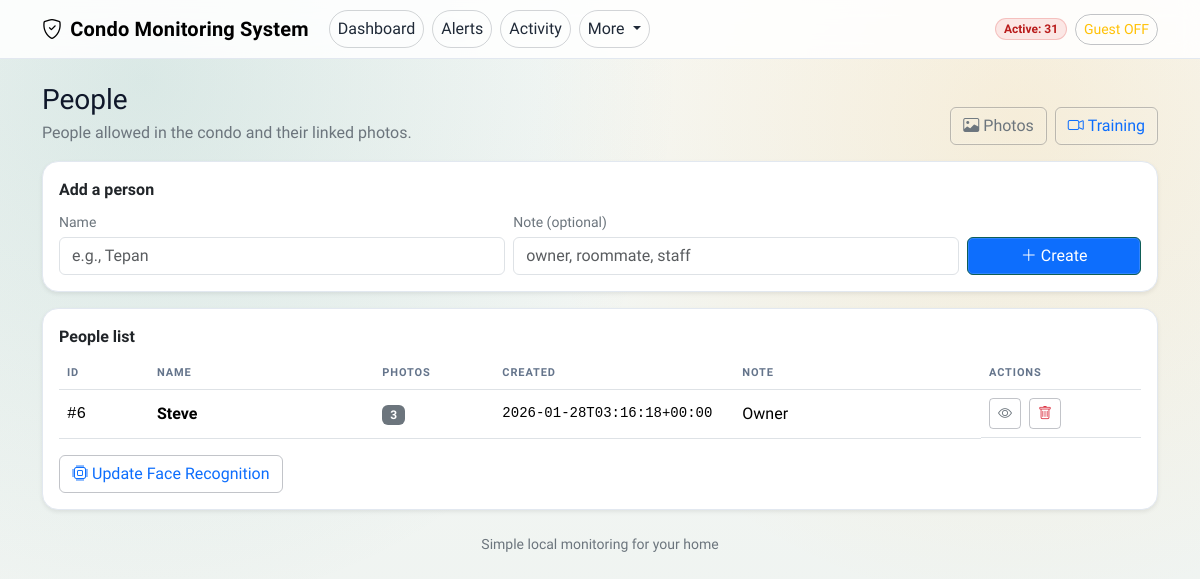
The app's page /faces, older data.
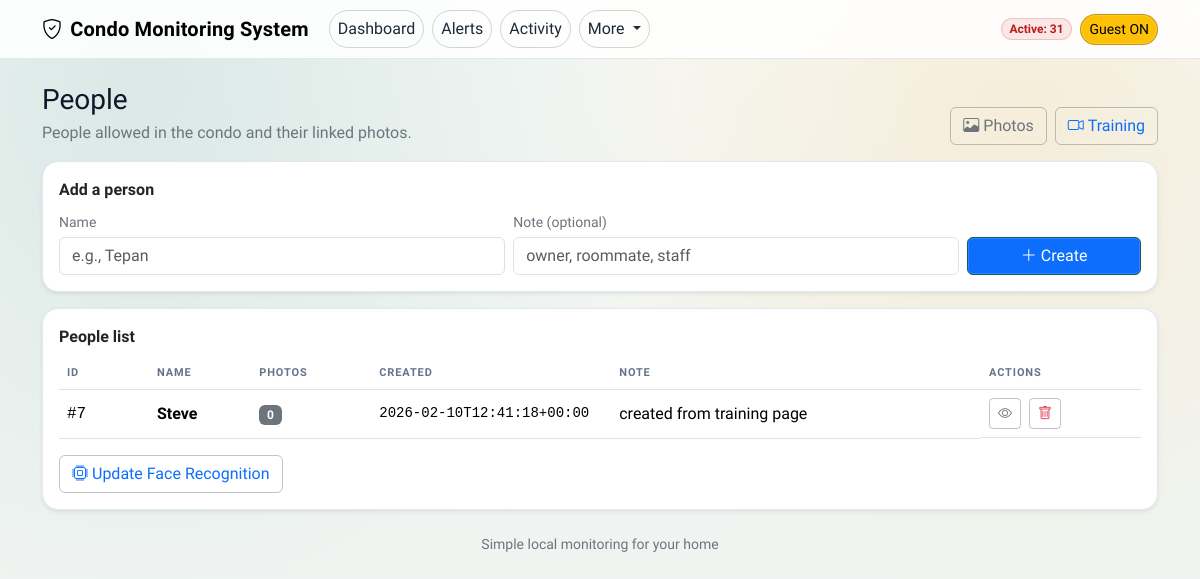
The same page, newer data.
### tables this page shows
CREATE TABLE faces (
        id INTEGER PRIMARY KEY AUTOINCREMENT,
        name TEXT NOT NULL,
        is_authorized INTEGER NOT NULL DEFAULT 1,
        created_ts TEXT NOT NULL,
        note TEXT
    );

### pi/app.py (the view)
@app.get("/faces")
def faces():
    rows = list_faces()
    return render_template("faces.html", faces=rows)

### pi/app.py (called while the page is built)
@app.context_processor
def inject_globals():
    return {
        "guest_mode": get_guest_mode(),
        "active_alert_count": count_active_alerts(),
    }

### pi/db.py (called while the page is built)
def get_conn() -> sqlite3.Connection:
    os.makedirs(os.path.dirname(DB_PATH), exist_ok=True)
    conn = sqlite3.connect(DB_PATH, check_same_thread=False)
    conn.row_factory = sqlite3.Row
    return conn

def count_active_alerts() -> int:
    conn = get_conn()
    cur = conn.cursor()
    cur.execute("SELECT COUNT(*) as c FROM alerts WHERE status='ACTIVE';")
    c = int(cur.fetchone()["c"])
    conn.close()
    return c

def get_setting(key: str, default: str = "") -> str:
    conn = get_conn()
    cur = conn.cursor()
    cur.execute("SELECT value FROM settings WHERE key = ?", (key,))
    row = cur.fetchone()
    conn.close()
    return str(row["value"]) if row else default

def get_guest_mode() -> bool:
    return get_setting("guest_mode", "0") == "1"

def list_faces():
    conn = get_conn()
    cur = conn.cursor()
    cur.execute("""
        SELECT f.*,
               (SELECT COUNT(*) FROM face_samples s WHERE s.face_id = f.id) AS sample_count
        FROM faces f
        ORDER BY f.name ASC;
    """)
    rows = cur.fetchall()
    conn.close()
    return rows

### pi/templates/faces.html
{% extends "base.html" %}
{% block content %}
  <div class="d-flex flex-wrap gap-2 justify-content-between align-items-end mb-3">
    <div>
      <h3 class="mb-1">People</h3>
      <div class="text-secondary">People allowed in the condo and their linked photos.</div>
    </div>
    <div class="d-flex gap-2">
      <a class="btn btn-outline-secondary" href="{{ url_for('snapshots') }}"><i class="bi bi-image me-1"></i>Photos</a>
      <a class="btn btn-outline-primary" href="{{ url_for('training') }}"><i class="bi bi-camera-video me-1"></i>Training</a>
    </div>
  </div>
  <div class="card shadow-sm mb-3">
    <div class="card-body">
      <div class="fw-semibold mb-2">Add a person</div>
      <form method="post" action="{{ url_for('faces_new') }}" class="row g-2 align-items-end">
        <div class="col-12 col-md-5">
          <label class="form-label small text-secondary mb-1">Name</label>
          <input name="name" class="form-control" placeholder="e.g., Tepan" required>
        </div>
        <div class="col-12 col-md-5">
          <label class="form-label small text-secondary mb-1">Note (optional)</label>
          <input name="note" class="form-control" placeholder="owner, roommate, staff">
        </div>
        <div class="col-12 col-md-2">
          <button class="btn btn-primary w-100" type="submit"><i class="bi bi-plus-lg me-1"></i>Create</button>
        </div>
      </form>
    </div>
  </div>
  <div class="card shadow-sm">
    <div class="card-body">
      <div class="fw-semibold mb-2">People list</div>
      {% if faces|length == 0 %}
        <div class="text-secondary">No people yet. Add from a photo or create a new person above.</div>
      {% else %}
        <div class="table-responsive">
          <table class="table table-hover align-middle mb-0">
            <thead>
              <tr>
                <th style="width: 90px;">ID</th>
                <th>Name</th>
                <th style="width: 120px;">Photos</th>
                <th style="width: 240px;">Created</th>
                <th>Note</th>
                <th style="width: 160px;">Actions</th>
              </tr>
            </thead>
            <tbody>
              {% for f in faces %}
              <tr>
                <td class="font-monospace">#{{ f["id"] }}</td>
                <td class="fw-semibold">{{ f["name"] }}</td>
                <td><span class="badge text-bg-secondary">{{ f["sample_count"] }}</span></td>
                <td class="font-monospace small">{{ f["created_ts"] }}</td>
                <td class="text-break">{{ f["note"] or "" }}</td>
                <td class="d-flex gap-2">
                  <a class="btn btn-sm btn-outline-secondary" href="{{ url_for('face_details', face_id=f['id']) }}"><i class="bi bi-eye"></i></a>
                  <form method="post" action="{{ url_for('faces_delete', face_id=f['id']) }}" onsubmit="return confirm('Delete this person?');">
                    <button class="btn btn-sm btn-outline-danger" type="submit"><i class="bi bi-trash"></i></button>
                  </form>
                </td>
              </tr>
              {% endfor %}
            </tbody>
          </table>
        </div>
      {% endif %}
      <div class="text-secondary small mt-3">
        <form method="post" action="{{ url_for('faces_retrain') }}" class="d-inline">
          <button class="btn btn-outline-primary" type="submit">
            <i class="bi bi-cpu me-1"></i>Update Face Recognition
          </button>
        </form>
      </div>
    </div>
  </div>
{% endblock %}

### pi/templates/base.html (shortened to what this page needs)
<!doctype html>
<html lang="en">
<head>
  <link href="https://cdn.jsdelivr.net/npm/bootstrap@5.3.3/dist/css/bootstrap.min.css" rel="stylesheet">
  <link href="https://cdn.jsdelivr.net/npm/bootstrap-icons@1.11.3/font/bootstrap-icons.css" rel="stylesheet">
  <link href="{{ url_for('static', filename='app.css') }}" rel="stylesheet">
</head>
<body>
  <nav class="navbar navbar-expand-lg navbar-light app-nav sticky-top">
    <div class="container">
      <a class="navbar-brand fw-semibold" href="{{ url_for('dashboard') }}">
        <i class="bi bi-shield-check me-2"></i>Condo Monitoring System
      </a>
      <div class="collapse navbar-collapse" id="mainNav">
        <ul class="navbar-nav me-auto mb-2 mb-lg-0">
          <li class="nav-item"><a class="nav-link" href="{{ url_for('dashboard') }}">Dashboard</a></li>
          <li class="nav-item"><a class="nav-link" href="{{ url_for('history') }}">Alerts</a></li>
          <li class="nav-item"><a class="nav-link" href="{{ url_for('events') }}">Activity</a></li>
          <li class="nav-item dropdown">
            <a class="nav-link dropdown-toggle" href="#" role="button" data-bs-toggle="dropdown" aria-expanded="false">
              More
            </a>
          </li>
        </ul>
        <div class="d-flex gap-2 align-items-center">
          <span class="badge rounded-pill app-pill-danger">Active: {{ active_alert_count }}</span>
          <form method="post" action="{{ url_for('toggle_guest_mode') }}">
            <button type="submit" class="btn btn-sm {{ 'btn-warning' if guest_mode else 'btn-outline-warning' }} app-guest-btn">
              Guest {{ "ON" if guest_mode else "OFF" }}
            </button>
          </form>
        </div>
      </div>
    </div>
  </nav>
  <main class="container py-4">
    {% block content %}{% endblock %}
  </main>
  <footer class="container pb-4 small text-secondary text-center">
    Simple local monitoring for your home
  </footer>
</body>
</html>

### pi/static/app.css (style rules this page uses)
:root { --ink: #0f172a; --muted: #64748b; --accent: #0f766e; --accent-2: #f59e0b; --danger: #dc2626; --surface: #ffffff; --surface-2: #f8fafc; --line: #e2e8f0; }
* { box-sizing: border-box; }
body { font-family: "Sora", system-ui, -apple-system, "Segoe UI", sans-serif; color: var(--ink); background: radial-gradient(circle at 12% 10%, rgba(15, 118, 110, 0.12) 0%, transparent 42%), radial-gradient(circle at 85% 15%, rgba(245, 158, 11, 0.12) 0%, transparent 40%), linear-gradient(180deg, #f7f9f7 0%, #edf2ef 100%); min-height: 100vh; }
a { color: var(--accent); }
.app-nav { background: rgba(255, 255, 255, 0.86); backdrop-filter: blur(10px); border-bottom: 1px solid var(--line); }
.navbar-brand { letter-spacing: 0.01em; }
.navbar .nav-link { color: #1f2937; font-weight: 500; border: 1px solid rgba(15, 23, 42, 0.18); border-radius: 999px; padding: 6px 12px; margin: 2px 4px; transition: all 0.15s ease; }
.app-pill-danger { background: rgba(220, 38, 38, 0.1); color: #b91c1c; border: 1px solid rgba(220, 38, 38, 0.2); }
.app-guest-btn { border-radius: 999px; }
.btn { border-width: 1px; border-style: solid; border-color: rgba(15, 23, 42, 0.25); box-shadow: inset 0 0 0 1px rgba(255, 255, 255, 0.15); }
.btn-primary { border-color: #0f5e56; }
.btn-outline-secondary, .btn-outline-primary, .btn-outline-warning, .btn-outline-danger { border-width: 1px; }
.card { border-radius: 16px; border: 1px solid var(--line); background: var(--surface); box-shadow: 0 16px 30px -24px rgba(15, 23, 42, 0.4); }
.table thead th { font-size: 11px; letter-spacing: 0.08em; text-transform: uppercase; color: var(--muted); }

Row changes from the older to the newer data that the page shows:
removed faces: id "6", name "Steve", sample_count "3", created_ts "2026-01-28T03:16:18+00:00", note "Owner"
added faces: id "7", name "Steve", sample_count "0", created_ts "2026-02-10T12:41:18+00:00", note "created from training page"
Text that changed along with them:
{{ "ON" if guest_mode else "OFF" }}: "OFF" → "ON"
